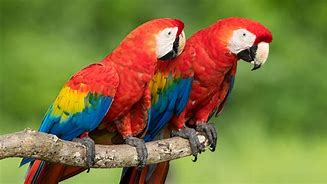
#> input picture DIP_and_CV-main/images/parrot.jpg, 327 x 184 px, found by its file name
$ jupyter execute 03_Channel_Representation.ipynb
#> lines starting #> are read from the running program, lines starting #| are printed output that depends on the picture
[cell 1]
import cv2
import numpy as np
import matplotlib.pyplot as plt

[cell 2]
image = cv2.imread("parrot.jpg")
#> image is the input picture: shape (184, 327, 3); mean B, G, R 62, 117.1, 125.2

[cell 3]
image = cv2.cvtColor(image, cv2.COLOR_BGR2RGB)
plt.imshow(image, cmap= "gray")
plt.axis("off")
plt.show()

[cell 4]
# Display each colour channel

redChannel = image.copy()
greenChannel = image.copy()
blueChannel = image.copy()

redChannel[:,:, 1] = 0
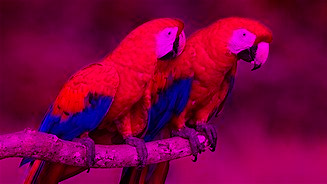
#> redChannel: shape (184, 327, 3); mean R, G, B 125.2, 0, 62
redChannel[:,:, 2] = 0
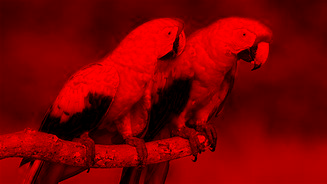
#> redChannel: shape (184, 327, 3); mean R, G, B 125.2, 0, 0

greenChannel[:,:, 0] = 0
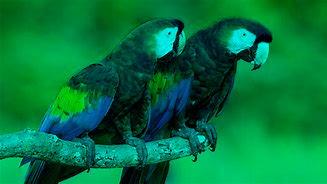
#> greenChannel: shape (184, 327, 3); mean R, G, B 0, 117.1, 62
greenChannel[:,:, 2] = 0
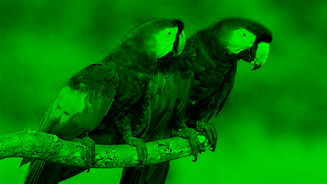
#> greenChannel: shape (184, 327, 3); mean R, G, B 0, 117.1, 0

blueChannel[:,:, 0] = 0
blueChannel[:,:, 1] = 0
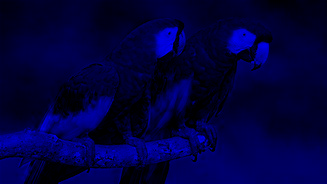
#> blueChannel: shape (184, 327, 3); mean R, G, B 0, 0, 62

plt.figure(figsize=(7,2))

plt.subplot(131)
plt.title('Red channel')
plt.imshow(redChannel)
plt.axis("off")

plt.subplot(132)
plt.title("Green Channel")
plt.imshow(greenChannel)
plt.axis("off")

plt.subplot(133)
plt.title('Blue channel')
plt.imshow(blueChannel)
plt.axis("off")

plt.savefig('ChannelRepresentationColor.png')

[cell 5]
# Each color channel in a gray scale view

redChannel = cv2.cvtColor(redChannel, cv2.COLOR_BGR2GRAY)
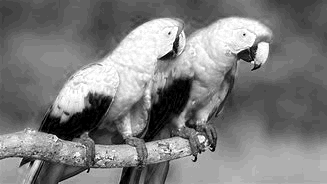
#> redChannel: shape (184, 327); min 0, max 29, mean 14.3; drawn with min black and max white
greenChannel = cv2.cvtColor(greenChannel, cv2.COLOR_BGR2GRAY)
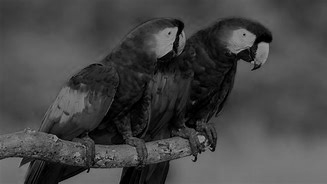
#> greenChannel: shape (184, 327); min 0, max 150, mean 68.8
blueChannel = cv2.cvtColor(blueChannel, cv2.COLOR_BGR2GRAY)
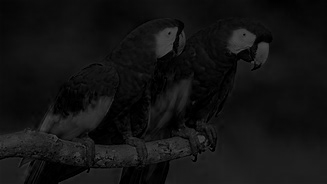
#> blueChannel: shape (184, 327); min 0, max 76, mean 18.5

plt.figure(figsize=(7,2))

plt.subplot(131)
plt.title('Red channel')
plt.imshow(redChannel,cmap="gray")
plt.axis("off")

plt.subplot(132)
plt.title("Green Channel")
plt.imshow(greenChannel,cmap="gray")
plt.axis("off")

plt.subplot(133)
plt.title('Blue channel')
plt.imshow(blueChannel,cmap="gray")
plt.axis("off")

plt.savefig('ChannelRepresentationGray.png')
